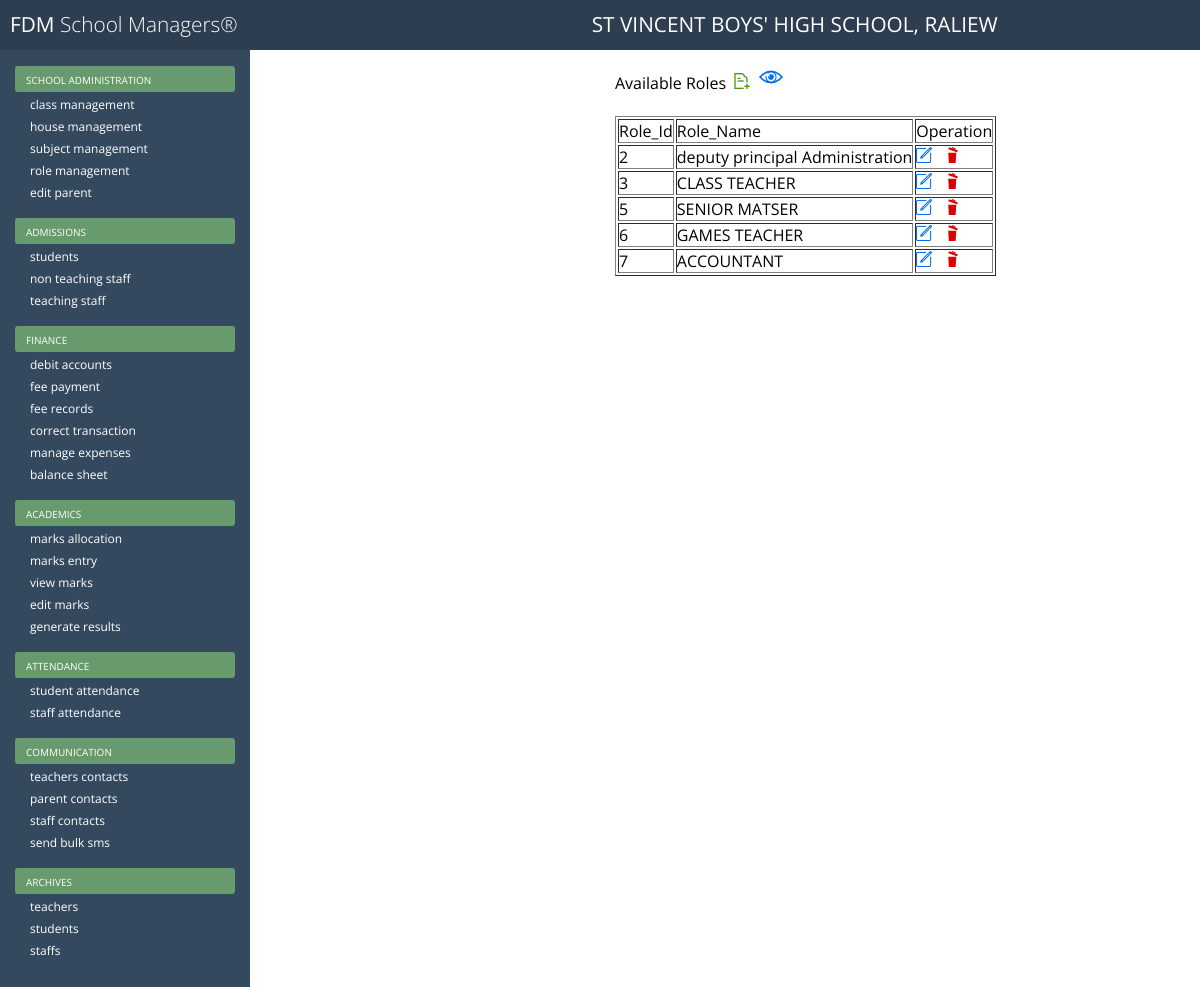
/SMS/modules/administration/List_Roles.php, run on the app's committed database.
### tables this page shows
CREATE TABLE IF NOT EXISTS `school_details` (
  `code` int(8) NOT NULL,
  `name` varchar(50) NOT NULL,
  `motto` varchar(30) NOT NULL,
  `logo` varchar(30) DEFAULT NULL,
  `email` varchar(30) NOT NULL,
  `website` varchar(30) NOT NULL,
  `postal_address` varchar(30) NOT NULL,
  `postal_code` int(5) NOT NULL,
  `town` varchar(20) NOT NULL
);

CREATE TABLE IF NOT EXISTS `add_role` (
  `Role_Id` int(11) NOT NULL,
  `Role_Name` varchar(50) NOT NULL
);

### SMS/modules/administration/List_Roles.php (the view, shortened to what this page needs)
<?php require_once('../../../Connections/sms.php');
require_once dirname(__FILE__).'/Admin_dash.php';?>
<?php
$maxRows_rsListRoles = 50;
$pageNum_rsListRoles = 0;
$startRow_rsListRoles = $pageNum_rsListRoles * $maxRows_rsListRoles;
$query_rsListRoles = "SELECT * FROM add_role";
$query_limit_rsListRoles = sprintf("%s LIMIT %d, %d", $query_rsListRoles, $startRow_rsListRoles, $maxRows_rsListRoles);
$rsListRoles = mysql_query($query_limit_rsListRoles, $sms) or die(mysql_error());
$row_rsListRoles = mysql_fetch_assoc($rsListRoles);
?>
<!DOCTYPE html>
<html>
<head>
</head>
<body>
<div class="content">
<div class="table_views">
Available Roles&nbsp;&nbsp;<a href="Add_Role.php"><img src="/SMS/SMS/img/add-gen.png" alt="Add Role" data-toggle="tooltip" data-placement="bottom" title="Add role"></a>&nbsp;&nbsp;<a href="view_teacher_roles.php"><img src="/SMS/SMS/img/view.png" alt="View Teacher Roles" data-toggle="tooltip" data-placement="bottom" title="View Teacher Roles"></a>
<br /><br />
<table border="1" cellpadding="1">
  <tr>
    <td>Role_Id</td>
    <td>Role_Name</td>
    <td>Operation</td>
  </tr>
  <?php do { ?>
    <tr>
      <td><?php echo $row_rsListRoles['Role_Id']; ?></td>
      <td><?php echo $row_rsListRoles['Role_Name']; ?></td>
      <td><a href="Edit_Role.php?Role_Id=<?php echo $row_rsListRoles['Role_Id']; ?>"><img src="/SMS/SMS/img/edit-gen.png" alt="Edit" data-toggle="tooltip" data-placement="bottom" title="Edit Role"></a> <a href="Delete_Role.php?Role_Id=<?php echo $row_rsListRoles['Role_Id']; ?>" onclick="return confirm('Do you really want to delete ?')">&nbsp;&nbsp;<img src="/SMS/SMS/img/delete.png" alt="Delete" data-toggle="tooltip" data-placement="bottom" title="Delete Role"></a></td>
    </tr>
    <?php } while ($row_rsListRoles = mysql_fetch_assoc($rsListRoles)); ?>
</table>
</div>
</div>
</body>
</html>

### SMS/modules/administration/Admin_dash.php (shortened to what this page needs)
<?php require_once('../../../Connections/sms.php'); ?>
<?php
$query_rsGetSchoolName = "SELECT name FROM school_details";
$rsGetSchoolName = mysql_query($query_rsGetSchoolName, $sms) or die(mysql_error());
$row_rsGetSchoolName = mysql_fetch_assoc($rsGetSchoolName);
?>
<html>
<head>
<link rel="stylesheet" href="../../styles/Admin_dash.css" />
</head>
<body>
<div id="header">
  <div class="logo"><a href="/SMS/SMS/modules/administration/Admin_dash.php">FDM <span>School Managers&reg;</span></a>
  <span style="margin-left:350px; color:#fff"><a href="/SMS/SMS/modules/administration/View_School.php"><?php echo $row_rsGetSchoolName['name']; ?></a></span>
  </div>
  <div class="dropdown">
  <div id="menu" class="menuLink">Profile
  </div>
</div>
</div>
<div id="container">
	<div class="sidebar">
    <h2>School Administration</h2>
    	<ul>
        <li><a href="/SMS/SMS/modules/administration/Class_View.php">Class Management</a></li>
        <li><a href="/SMS/SMS/modules/administration/View_House.php">House Management</a></li>
        <li><a href="/SMS/SMS/modules/administration/View_Subjects.php">Subject Management</a></li>
        <li><a href="/SMS/SMS/modules/administration/List_Roles.php">Role Management</a></li>
        <li><a href="/SMS/SMS/modules/administration/Update_Parent.php">Edit Parent</a></li>
        </ul>
    <h2>Admissions</h2>
    <ul>
        <li><a href="/SMS/SMS/modules/admission/List_All_Student.php">Students</a></li>
        <li><a href="/SMS/SMS/modules/admission/List_Staff.php">Non Teaching Staff</a></li>
        <li><a href="/SMS/SMS/modules/admission/View_Teachers.php">Teaching Staff</a></li>
        </ul>
    <h2>Finance</h2>
    <ul>
        <li><a href="/SMS/SMS/modules/finance/Debit_StudentAcc.php">Debit Accounts</a></li>
        <li><a href="/SMS/SMS/modules/finance/PayFee.php">Fee Payment</a></li>
        <li><a href="/SMS/SMS/modules/finance/View_Payment_Details.php">Fee Records</a></li>
         <li><a href="/SMS/SMS/modules/finance/View_Payment_Transactions.php">Correct Transaction</a></li>
         <li><a href="/SMS/SMS/modules/finance/View_Expeses.php">Manage Expenses</a></li>
        <li><a href="/SMS/SMS/modules/finance/Trial_Balance.php">Balance sheet</a></li>
        </ul>
     <h2>Academics</h2>
     <ul>
        <li><a href="/SMS/SMS/modules/Academic/View_Exam_Type.php">Marks Allocation</a></li>
        <li><a href="/SMS/SMS/modules/Academic/Marks_Sheet.php">Marks Entry</a></li>
        <li><a href="/SMS/SMS/modules/Academic/View_Marks_Sheet.php">View Marks</a></li>
        <li><a href="/SMS/SMS/modules/Academic/Edit_Student_Marks.php">Edit Marks</a></li>
        <li><a href="/SMS/SMS/modules/Academic/Generate_Results.php">Generate Results</a></li>
        </ul>
    <h2>Attendance</h2>
    <ul>
        <li><a href="#">Student Attendance</a></li>
        <li><a href="#">Staff Attendance</a></li>
        </ul>
    <h2>Communication</h2>
    <ul>
    	<li><a href="/SMS/SMS/modules/communication/Teachers_Contact_List.php">Teachers Contacts </a> </li>
        <li><a href="/SMS/SMS/modules/communication/Parent_contact_list.php">Parent Contacts</a></li>
        <li><a href="/SMS/SMS/modules/communication/NonTeachingStaffContactList.php">Staff Contacts</a></li>
        <li><a href="http://sms.elimu.co.ke" target="_blank">Send Bulk SMS</a></li>
        </ul>
    <h2>Archives</h2>
    <ul>
        <li><a href="/SMS/SMS/modules/admission/View_Archived_Teachers.php">Teachers</a></li>
        <li><a href="/SMS/SMS/modules/admission/List_Archived_Students.php">Students</a></li>
        <li><a href="/SMS/SMS/modules/admission/List_Archived_Staff.php">Staffs</a></li>
    </ul>
    </div>
</div>
</body>
</html>

### SMS/styles/Admin_dash.css (style rules this page uses)
* { margin:0; padding:0; box-sizing:border-box; }
body { font-family:'open sans'; }
div#header { width:100%; height:50px; background-color:#2c3e50; margin:0 auto; }
a { text-decoration:none; }
.logo { float:left; margin-top:10px; margin-left:10px; }
.logo a { font-size:1.3em; color:#fff; }
.logo a span { font-weight:300; }
div#container { width:100%; margin: 0 auto; }
.sidebar { width:250px; height:150%; background-color:#34495e; float:left; }
.sidebar h2 { font-size: 10px; text-transform: uppercase; background-color: #679a6d; margin: 16px 15px 0px 15px; padding: 7px 0px 5px 11px; color: white; font-weight: normal; border-radius: 3px; }
.sidebar a { color: white; text-decoration: none; font-size:12px; text-transform:lowercase; font-weight:normal; margin-left:30px; }
.content { width:auto; height:100%; margin-left:250px; padding:15px; background-color:#fff; }
.content a { text-decoration:none; color:blue; }
div#menu { float:left; margin-top:1px; position: absolute; left: 1175px; }
.menuLink { height: 47px; width: 98px; font-family: LiberationSansRegular, arial; font-size: 15px; color: #ffffff; text-align: center; line-height: 44px; cursor: pointer; }
.dropdown { display: inline-block; }
.table_views { margin-left:350px; }
.table_views a { color:blue; }

### data on the page
school_details: name "ST VINCENT BOYS' HIGH SCHOOL, RALIEW"
add_role: Role_Id "2", Role_Name "deputy principal Administration"
add_role: Role_Id "3", Role_Name "CLASS TEACHER"
add_role: Role_Id "5", Role_Name "SENIOR MATSER"
add_role: Role_Id "6", Role_Name "GAMES TEACHER"
add_role: Role_Id "7", Role_Name "ACCOUNTANT"
